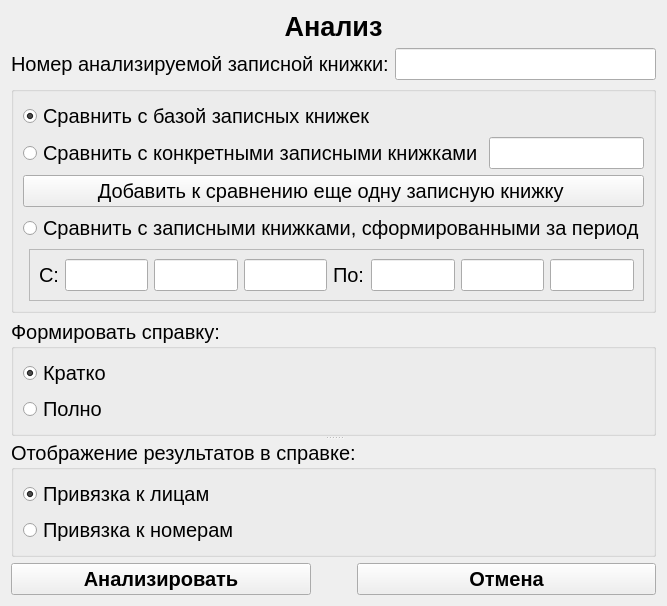
<?xml version="1.0" encoding="UTF-8"?>
<ui version="4.0">
 <class>Analysis</class>
 <widget class="QWidget" name="Analysis">
  <property name="geometry">
   <rect>
    <x>0</x>
    <y>0</y>
    <width>639</width>
    <height>581</height>
   </rect>
  </property>
  <property name="windowTitle">
   <string>Анализ</string>
  </property>
  <property name="autoFillBackground">
   <bool>true</bool>
  </property>
  <layout class="QGridLayout" name="gridLayout_5">
   <item row="3" column="0">
    <widget class="QSplitter" name="splitter">
     <property name="orientation">
      <enum>Qt::Vertical</enum>
     </property>
     <widget class="QGroupBox" name="groupBox_2">
      <property name="sizePolicy">
       <sizepolicy hsizetype="Preferred" vsizetype="Preferred">
        <horstretch>0</horstretch>
        <verstretch>0</verstretch>
       </sizepolicy>
      </property>
      <property name="font">
       <font>
        <pointsize>15</pointsize>
       </font>
      </property>
      <property name="title">
       <string>Формировать справку:</string>
      </property>
      <layout class="QGridLayout" name="gridLayout">
       <item row="0" column="0">
        <widget class="QRadioButton" name="rb_short">
         <property name="sizePolicy">
          <sizepolicy hsizetype="Minimum" vsizetype="Fixed">
           <horstretch>0</horstretch>
           <verstretch>0</verstretch>
          </sizepolicy>
         </property>
         <property name="font">
          <font>
           <family>Arial</family>
           <pointsize>15</pointsize>
          </font>
         </property>
         <property name="text">
          <string>Кратко</string>
         </property>
         <property name="checked">
          <bool>true</bool>
         </property>
        </widget>
       </item>
       <item row="1" column="0">
        <widget class="QRadioButton" name="rb_long">
         <property name="sizePolicy">
          <sizepolicy hsizetype="Minimum" vsizetype="Fixed">
           <horstretch>0</horstretch>
           <verstretch>0</verstretch>
          </sizepolicy>
         </property>
         <property name="font">
          <font>
           <family>Arial</family>
           <pointsize>15</pointsize>
          </font>
         </property>
         <property name="text">
          <string>Полно</string>
         </property>
         <property name="checkable">
          <bool>true</bool>
         </property>
         <property name="checked">
          <bool>false</bool>
         </property>
        </widget>
       </item>
      </layout>
     </widget>
     <widget class="QGroupBox" name="groupBox_3">
      <property name="sizePolicy">
       <sizepolicy hsizetype="Preferred" vsizetype="Preferred">
        <horstretch>0</horstretch>
        <verstretch>0</verstretch>
       </sizepolicy>
      </property>
      <property name="font">
       <font>
        <pointsize>15</pointsize>
       </font>
      </property>
      <property name="title">
       <string>Отображение результатов в справке:</string>
      </property>
      <layout class="QGridLayout" name="gridLayout_2">
       <item row="0" column="0">
        <widget class="QRadioButton" name="rb_to_face">
         <property name="sizePolicy">
          <sizepolicy hsizetype="Minimum" vsizetype="Fixed">
           <horstretch>0</horstretch>
           <verstretch>0</verstretch>
          </sizepolicy>
         </property>
         <property name="font">
          <font>
           <family>Arial</family>
           <pointsize>15</pointsize>
          </font>
         </property>
         <property name="text">
          <string>Привязка к лицам</string>
         </property>
         <property name="checked">
          <bool>true</bool>
         </property>
        </widget>
       </item>
       <item row="1" column="0">
        <widget class="QRadioButton" name="rb_to_num">
         <property name="sizePolicy">
          <sizepolicy hsizetype="Minimum" vsizetype="Fixed">
           <horstretch>0</horstretch>
           <verstretch>0</verstretch>
          </sizepolicy>
         </property>
         <property name="font">
          <font>
           <family>Arial</family>
           <pointsize>15</pointsize>
          </font>
         </property>
         <property name="text">
          <string>Привязка к номерам</string>
         </property>
        </widget>
       </item>
      </layout>
     </widget>
    </widget>
   </item>
   <item row="4" column="0">
    <layout class="QHBoxLayout" name="horizontalLayout_3">
     <item>
      <widget class="QPushButton" name="pushButton">
       <property name="sizePolicy">
        <sizepolicy hsizetype="Minimum" vsizetype="Fixed">
         <horstretch>0</horstretch>
         <verstretch>0</verstretch>
        </sizepolicy>
       </property>
       <property name="font">
        <font>
         <pointsize>15</pointsize>
         <weight>75</weight>
         <bold>true</bold>
        </font>
       </property>
       <property name="text">
        <string>Анализировать</string>
       </property>
      </widget>
     </item>
     <item>
      <spacer name="horizontalSpacer">
       <property name="sizePolicy">
        <sizepolicy hsizetype="Ignored" vsizetype="Minimum">
         <horstretch>0</horstretch>
         <verstretch>0</verstretch>
        </sizepolicy>
       </property>
       <property name="font">
        <font>
         <pointsize>15</pointsize>
        </font>
       </property>
       <property name="orientation">
        <enum>Qt::Horizontal</enum>
       </property>
       <property name="sizeType">
        <enum>QSizePolicy::Ignored</enum>
       </property>
       <property name="sizeHint" stdset="0">
        <size>
         <width>40</width>
         <height>20</height>
        </size>
       </property>
      </spacer>
     </item>
     <item>
      <widget class="QPushButton" name="pushButton_2">
       <property name="sizePolicy">
        <sizepolicy hsizetype="Minimum" vsizetype="Fixed">
         <horstretch>0</horstretch>
         <verstretch>0</verstretch>
        </sizepolicy>
       </property>
       <property name="font">
        <font>
         <pointsize>15</pointsize>
         <weight>75</weight>
         <bold>true</bold>
        </font>
       </property>
       <property name="text">
        <string>Отмена</string>
       </property>
      </widget>
     </item>
    </layout>
   </item>
   <item row="2" column="0">
    <widget class="QGroupBox" name="groupBox">
     <property name="sizePolicy">
      <sizepolicy hsizetype="Preferred" vsizetype="Preferred">
       <horstretch>0</horstretch>
       <verstretch>0</verstretch>
      </sizepolicy>
     </property>
     <property name="font">
      <font>
       <pointsize>15</pointsize>
      </font>
     </property>
     <property name="title">
      <string/>
     </property>
     <layout class="QGridLayout" name="gridLayout_4">
      <item row="0" column="0" colspan="2">
       <widget class="QRadioButton" name="rb_all_base">
        <property name="sizePolicy">
         <sizepolicy hsizetype="Minimum" vsizetype="Fixed">
          <horstretch>0</horstretch>
          <verstretch>0</verstretch>
         </sizepolicy>
        </property>
        <property name="font">
         <font>
          <family>Arial</family>
          <pointsize>15</pointsize>
         </font>
        </property>
        <property name="text">
         <string>Сравнить с базой записных книжек</string>
        </property>
        <property name="checked">
         <bool>true</bool>
        </property>
       </widget>
      </item>
      <item row="1" column="0" colspan="2">
       <layout class="QHBoxLayout" name="horizontalLayout_2">
        <item>
         <widget class="QRadioButton" name="rb_some_zk">
          <property name="sizePolicy">
           <sizepolicy hsizetype="Minimum" vsizetype="Fixed">
            <horstretch>0</horstretch>
            <verstretch>0</verstretch>
           </sizepolicy>
          </property>
          <property name="font">
           <font>
            <family>Arial</family>
            <pointsize>15</pointsize>
           </font>
          </property>
          <property name="text">
           <string>Сравнить с конкретными записными книжками</string>
          </property>
         </widget>
        </item>
        <item>
         <widget class="QLineEdit" name="le_some_new_zk">
          <property name="sizePolicy">
           <sizepolicy hsizetype="Expanding" vsizetype="Fixed">
            <horstretch>0</horstretch>
            <verstretch>0</verstretch>
           </sizepolicy>
          </property>
          <property name="font">
           <font>
            <pointsize>15</pointsize>
           </font>
          </property>
         </widget>
        </item>
       </layout>
      </item>
      <item row="2" column="0">
       <layout class="QVBoxLayout" name="vl_for_buttons"/>
      </item>
      <item row="3" column="0">
       <layout class="QVBoxLayout" name="vl_for_new_le"/>
      </item>
      <item row="4" column="0" colspan="2">
       <widget class="QPushButton" name="pb_add_le">
        <property name="sizePolicy">
         <sizepolicy hsizetype="Ignored" vsizetype="Fixed">
          <horstretch>0</horstretch>
          <verstretch>0</verstretch>
         </sizepolicy>
        </property>
        <property name="font">
         <font>
          <pointsize>15</pointsize>
         </font>
        </property>
        <property name="text">
         <string>Добавить к сравнению еще одну записную книжку </string>
        </property>
       </widget>
      </item>
      <item row="5" column="0" colspan="2">
       <widget class="QRadioButton" name="rb_date">
        <property name="sizePolicy">
         <sizepolicy hsizetype="Minimum" vsizetype="Fixed">
          <horstretch>0</horstretch>
          <verstretch>0</verstretch>
         </sizepolicy>
        </property>
        <property name="font">
         <font>
          <family>Arial</family>
          <pointsize>15</pointsize>
         </font>
        </property>
        <property name="text">
         <string>Сравнить с записными книжками, сформированными за период</string>
        </property>
       </widget>
      </item>
      <item row="6" column="1">
       <widget class="QFrame" name="frame">
        <property name="sizePolicy">
         <sizepolicy hsizetype="Ignored" vsizetype="Preferred">
          <horstretch>0</horstretch>
          <verstretch>0</verstretch>
         </sizepolicy>
        </property>
        <property name="frameShape">
         <enum>QFrame::StyledPanel</enum>
        </property>
        <property name="frameShadow">
         <enum>QFrame::Raised</enum>
        </property>
        <layout class="QGridLayout" name="gridLayout_3">
         <item row="0" column="0">
          <widget class="QLabel" name="lab_from">
           <property name="sizePolicy">
            <sizepolicy hsizetype="Preferred" vsizetype="Preferred">
             <horstretch>0</horstretch>
             <verstretch>0</verstretch>
            </sizepolicy>
           </property>
           <property name="font">
            <font>
             <pointsize>15</pointsize>
            </font>
           </property>
           <property name="text">
            <string>C:</string>
           </property>
          </widget>
         </item>
         <item row="0" column="1">
          <widget class="QLineEdit" name="le_day_from">
           <property name="sizePolicy">
            <sizepolicy hsizetype="Expanding" vsizetype="Fixed">
             <horstretch>0</horstretch>
             <verstretch>0</verstretch>
            </sizepolicy>
           </property>
           <property name="font">
            <font>
             <pointsize>15</pointsize>
            </font>
           </property>
          </widget>
         </item>
         <item row="0" column="2">
          <widget class="QLineEdit" name="le_month_from">
           <property name="sizePolicy">
            <sizepolicy hsizetype="Expanding" vsizetype="Fixed">
             <horstretch>0</horstretch>
             <verstretch>0</verstretch>
            </sizepolicy>
           </property>
           <property name="font">
            <font>
             <pointsize>15</pointsize>
            </font>
           </property>
          </widget>
         </item>
         <item row="0" column="3">
          <widget class="QLineEdit" name="le_year_from">
           <property name="sizePolicy">
            <sizepolicy hsizetype="Expanding" vsizetype="Fixed">
             <horstretch>0</horstretch>
             <verstretch>0</verstretch>
            </sizepolicy>
           </property>
           <property name="font">
            <font>
             <pointsize>15</pointsize>
            </font>
           </property>
          </widget>
         </item>
         <item row="0" column="4">
          <widget class="QLabel" name="lab_for">
           <property name="sizePolicy">
            <sizepolicy hsizetype="Preferred" vsizetype="Preferred">
             <horstretch>0</horstretch>
             <verstretch>0</verstretch>
            </sizepolicy>
           </property>
           <property name="font">
            <font>
             <pointsize>15</pointsize>
            </font>
           </property>
           <property name="text">
            <string>По:</string>
           </property>
          </widget>
         </item>
         <item row="0" column="5">
          <widget class="QLineEdit" name="le_day_to">
           <property name="sizePolicy">
            <sizepolicy hsizetype="Expanding" vsizetype="Fixed">
             <horstretch>0</horstretch>
             <verstretch>0</verstretch>
            </sizepolicy>
           </property>
           <property name="font">
            <font>
             <pointsize>15</pointsize>
            </font>
           </property>
          </widget>
         </item>
         <item row="0" column="6">
          <widget class="QLineEdit" name="le_month_to">
           <property name="sizePolicy">
            <sizepolicy hsizetype="Expanding" vsizetype="Fixed">
             <horstretch>0</horstretch>
             <verstretch>0</verstretch>
            </sizepolicy>
           </property>
           <property name="font">
            <font>
             <pointsize>15</pointsize>
            </font>
           </property>
          </widget>
         </item>
         <item row="0" column="7">
          <widget class="QLineEdit" name="le_year_to">
           <property name="sizePolicy">
            <sizepolicy hsizetype="Expanding" vsizetype="Fixed">
             <horstretch>0</horstretch>
             <verstretch>0</verstretch>
            </sizepolicy>
           </property>
           <property name="font">
            <font>
             <pointsize>15</pointsize>
            </font>
           </property>
          </widget>
         </item>
        </layout>
       </widget>
      </item>
     </layout>
    </widget>
   </item>
   <item row="1" column="0">
    <layout class="QHBoxLayout" name="horizontalLayout">
     <item>
      <widget class="QLabel" name="label">
       <property name="sizePolicy">
        <sizepolicy hsizetype="Preferred" vsizetype="Preferred">
         <horstretch>0</horstretch>
         <verstretch>0</verstretch>
        </sizepolicy>
       </property>
       <property name="font">
        <font>
         <family>Arial</family>
         <pointsize>15</pointsize>
        </font>
       </property>
       <property name="text">
        <string>Номер анализируемой записной книжки:</string>
       </property>
      </widget>
     </item>
     <item>
      <widget class="QLineEdit" name="le_an_zk">
       <property name="sizePolicy">
        <sizepolicy hsizetype="Expanding" vsizetype="Fixed">
         <horstretch>0</horstretch>
         <verstretch>0</verstretch>
        </sizepolicy>
       </property>
       <property name="font">
        <font>
         <pointsize>15</pointsize>
        </font>
       </property>
      </widget>
     </item>
    </layout>
   </item>
   <item row="0" column="0">
    <widget class="QLabel" name="label_2">
     <property name="font">
      <font>
       <family>Arial</family>
       <pointsize>20</pointsize>
       <weight>75</weight>
       <bold>true</bold>
      </font>
     </property>
     <property name="text">
      <string>Анализ</string>
     </property>
     <property name="alignment">
      <set>Qt::AlignCenter</set>
     </property>
    </widget>
   </item>
  </layout>
 </widget>
 <resources/>
 <connections/>
</ui>
